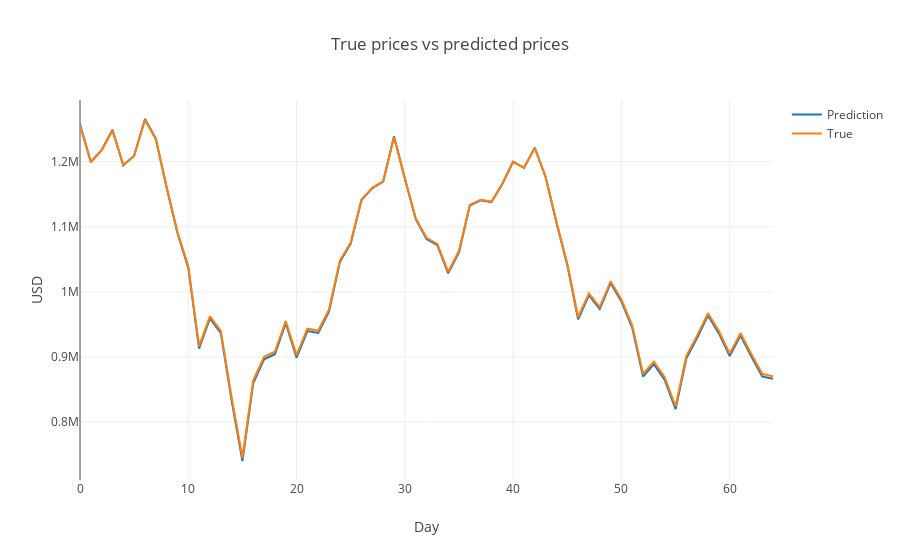

This figure's notebook cell:
### Markdown cell above
## Prediction versus True Values

### Code cell
layout = dict(title = 'True prices vs predicted prices',
             xaxis = dict(title = 'Day'), yaxis = dict(title = 'USD'))
fig = dict(data=[af.prediction_vs_true(Y_test_new_inv,'Prediction'),af.prediction_vs_true(pred_inv_new,'True')],
           layout=layout)
py.iplot(fig, filename='results')
